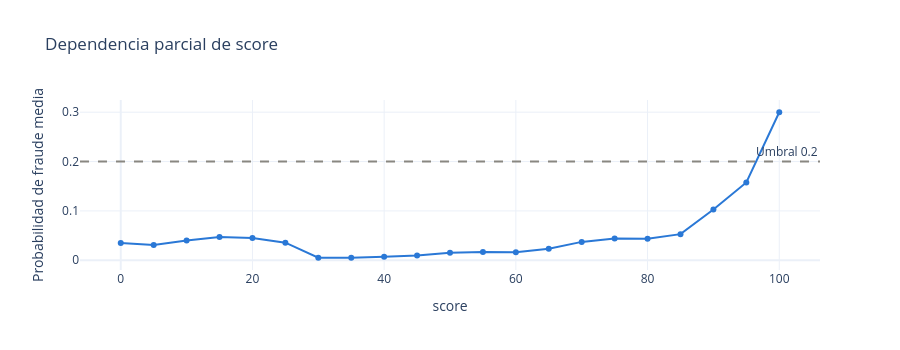
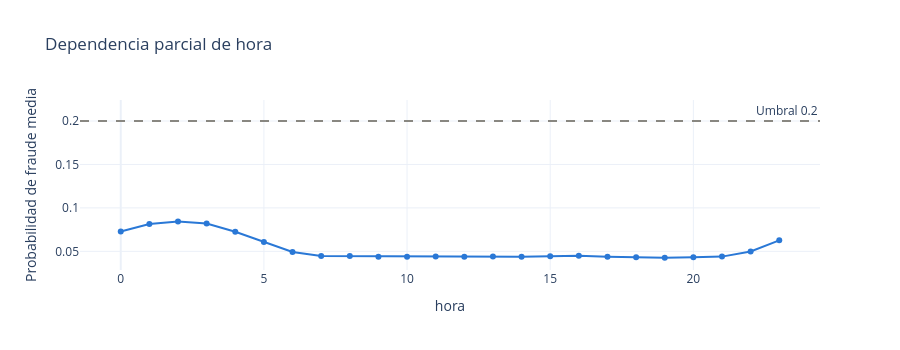

Notebook code cell kept with these figures, in order:
### Code cell
# Dependencia parcial: probabilidad media predicha al fijar cada variable en los valores de la grilla
def dependencia_parcial(modelo, variables, columna, grilla):
    """Probabilidad media predicha cuando todas las filas toman cada valor de la grilla en la columna indicada."""
    return pd.Series(
        [modelo.predict_proba(variables.assign(**{columna: valor}))[:, 1].mean() for valor in grilla],
        index=grilla,
    )


variables_dependencia = variables_explicacion.loc[submuestra]
grillas = {
    'score': np.arange(0, 101, 5),
    'hora': np.arange(24),
    'monto': np.unique(variables_explicacion['monto'].quantile(np.linspace(0.01, 0.99, 50)).round(2)),
}
for columna, grilla in grillas.items():
    curva = dependencia_parcial(modelo, variables_dependencia, columna, grilla)
    fig = px.line(
        x=curva.index,
        y=curva.to_numpy(),
        markers=True,
        log_x=columna == 'monto',
        color_discrete_sequence=[COLOR_PRINCIPAL],
        labels={'x': columna, 'y': 'Probabilidad de fraude media'},
        title=f'Dependencia parcial de {columna}',
    )
    fig.add_hline(y=umbral, line_dash='dash', line_color=COLOR_REFERENCIA, annotation_text=f'Umbral {umbral}')
    fig.update_layout(height=350)
    fig.show()

### Figure 1 — Plotly figure (JSON) as saved in the notebook; plotly's stock layout.template omitted (floating-point values rounded to 4 significant figures)
{"data": [{"hovertemplate": "score=%{x}<br>Probabilidad de fraude media=%{y}<extra></extra>", "legendgroup": "", "line": {"color": "#2a78d6", "dash": "solid"}, "marker": {"symbol": "circle"}, "mode": "lines+markers", "name": "", "orientation": "v", "showlegend": false, "type": "scatter", "x": [0, 5, 10, 15, 20, 25, 30, 35, 40, 45, 50, 55, 60, 65, 70, 75, 80, 85, 90, 95, 100], "xaxis": "x", "y": [0.03513, 0.03101, 0.04028, 0.04733, 0.04534, 0.03565, 0.005105, 0.005121, 0.006991, 0.00986, 0.01524, 0.01689, 0.01616, 0.02326, 0.03726, 0.04394, 0.04384, 0.05293, 0.1029, 0.1576, 0.2999], "yaxis": "y"}], "layout": {"annotations": [{"showarrow": false, "text": "Umbral 0.2", "x": 1, "xanchor": "right", "xref": "x domain", "y": 0.2, "yanchor": "bottom", "yref": "y"}], "height": 350, "legend": {"tracegroupgap": 0}, "shapes": [{"line": {"color": "#898781", "dash": "dash"}, "type": "line", "x0": 0, "x1": 1, "xref": "x domain", "y0": 0.2, "y1": 0.2, "yref": "y"}], "title": {"text": "Dependencia parcial de score"}, "xaxis": {"anchor": "y", "domain": [0, 1], "title": {"text": "score"}}, "yaxis": {"anchor": "x", "domain": [0, 1], "title": {"text": "Probabilidad de fraude media"}}}}

### Figure 2 — Plotly figure (JSON) as saved in the notebook; plotly's stock layout.template omitted (floating-point values rounded to 4 significant figures)
{"data": [{"hovertemplate": "hora=%{x}<br>Probabilidad de fraude media=%{y}<extra></extra>", "legendgroup": "", "line": {"color": "#2a78d6", "dash": "solid"}, "marker": {"symbol": "circle"}, "mode": "lines+markers", "name": "", "orientation": "v", "showlegend": false, "type": "scatter", "x": [0, 1, 2, 3, 4, 5, 6, 7, 8, 9, 10, 11, 12, 13, 14, 15, 16, 17, 18, 19, 20, 21, 22, 23], "xaxis": "x", "y": [0.07286, 0.08157, 0.08431, 0.0821, 0.07259, 0.06076, 0.04928, 0.04461, 0.04456, 0.04377, 0.04368, 0.04411, 0.04388, 0.04421, 0.04392, 0.04435, 0.04494, 0.04391, 0.04328, 0.04263, 0.04329, 0.04394, 0.04985, 0.06269], "yaxis": "y"}], "layout": {"annotations": [{"showarrow": false, "text": "Umbral 0.2", "x": 1, "xanchor": "right", "xref": "x domain", "y": 0.2, "yanchor": "bottom", "yref": "y"}], "height": 350, "legend": {"tracegroupgap": 0}, "shapes": [{"line": {"color": "#898781", "dash": "dash"}, "type": "line", "x0": 0, "x1": 1, "xref": "x domain", "y0": 0.2, "y1": 0.2, "yref": "y"}], "title": {"text": "Dependencia parcial de hora"}, "xaxis": {"anchor": "y", "domain": [0, 1], "title": {"text": "hora"}}, "yaxis": {"anchor": "x", "domain": [0, 1], "title": {"text": "Probabilidad de fraude media"}}}}
